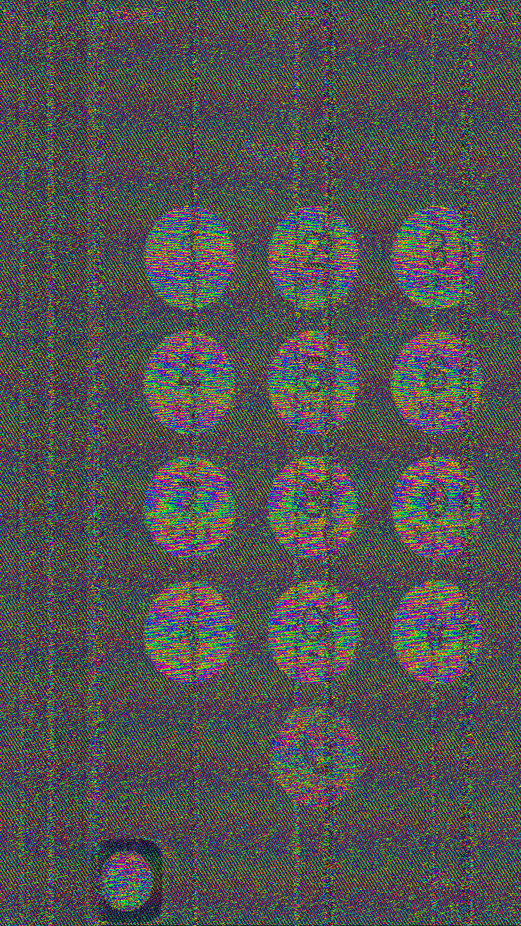
#> input picture research/mobile_mipi_leakage/provided_restoration_analysis/iphone6s/iphone6s_P001_Coherent_HSV_median_off.png, 521 x 926 px, shrunk from 750 x 1334 before the run
$ python match_clipboard_crop.py
#> lines starting #> are read from the running program, lines starting #| are printed output that depends on the picture
from pathlib import Path
from PIL import Image
import numpy as np

ROOT = Path(__file__).resolve().parent
pairs = [
    (ROOT / "iphone6s" / "iphone6s_P001_Coherent_HSV_median_off.png", ROOT / "inputs" / "input_01.png"),
    (ROOT / "iphone6s" / "iphone6s_P200_Coherent_HSV_median_off.png", ROOT / "inputs" / "input_02.png"),
    (ROOT / "lgx2" / "lgx2_P001_Coherent_HSV_median_off.png", ROOT / "inputs" / "input_03.png"),
    (ROOT / "lgx2" / "lgx2_P200_Coherent_HSV_median_off.png", ROOT / "inputs" / "input_04.png"),
    (ROOT / "galaxy_s4_lte_111p9M" / "galaxy_s4_lte_111p9M_P001_Coherent_HSV_median_off.png", ROOT / "inputs" / "input_05.png"),
    (ROOT / "galaxy_s4_lte_111p9M" / "galaxy_s4_lte_111p9M_P200_Coherent_HSV_median_off.png", ROOT / "inputs" / "input_06.png"),
]


def standard(a):
    a = np.asarray(a, dtype=np.float32)
    a = (a - a.mean((0, 1), keepdims=True)) / (a.std((0, 1), keepdims=True) + 1e-6)
    return a


for src_path, target_path in pairs:
    src = Image.open(src_path).convert("RGB")
#> src is the input picture: PIL image 521x926 RGB; mean R, G, B 81.8, 81.7, 81.5
    target = Image.open(target_path).convert("RGB")
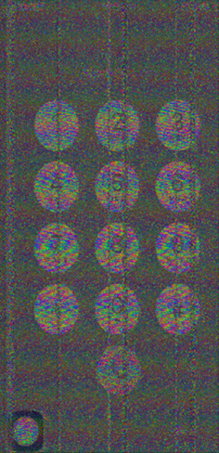
#> input picture research/mobile_mipi_leakage/provided_restoration_analysis/inputs/input_01.png, 219 x 453 px, shrunk from 316 x 653 before the run
    # Test full frame and all horizontal crops that reproduce the clipboard aspect.
    candidates = []
    widths = sorted(set([src.width, round(src.height * target.width / target.height)]))
#> widths = [448, 521]
    for crop_w in widths:
        crop_w = min(crop_w, src.width)
        for x in range(0, src.width - crop_w + 1, max(1, (src.width - crop_w) // 40 or 1)):
            crop = src.crop((x, 0, x + crop_w, src.height))
            for method_name, method in [("bilinear", Image.Resampling.BILINEAR), ("bicubic", Image.Resampling.BICUBIC), ("lanczos", Image.Resampling.LANCZOS)]:
                rendered = crop.resize(target.size, method)
                corr = float(np.mean(standard(rendered) * standard(target)))
                candidates.append((corr, x, crop_w, method_name, rendered.copy()))
#> this loop made 2 passes
#> crop_w on pass 2: 521
#> pass 1, in standard, `a = np.asarray(a, dtype=np.float32)`:
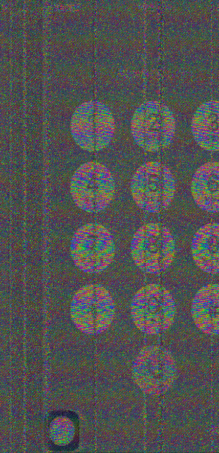
#> a: shape (453, 219, 3) float32; mean of channels 0, 1, 2 82, 81.9, 81.6; drawn as R, G, B
#> pass 1, in standard, `a = (a - a.mean((0, 1), keepdims=True)) / (a.std((0, 1), keepdims=True..`:
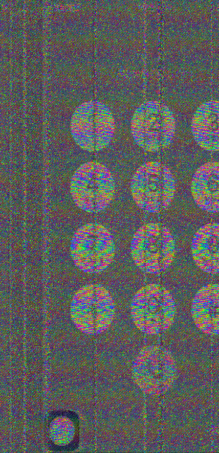
#> a: shape (453, 219, 3) float32; mean of channels 0, 1, 2 1.57e-06, 3.16e-06, 2.43e-07; drawn with min black and max white
#> pass 1, in standard (call 2), `a = (a - a.mean((0, 1), keepdims=True)) / (a.std((0, 1), keepdims=True..`:
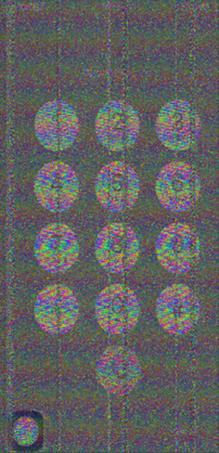
#> a: shape (453, 219, 3) float32; mean R, G, B -7.25e-06, 1.73e-06, 5.59e-06; drawn with min black and max white
#> after the loop:
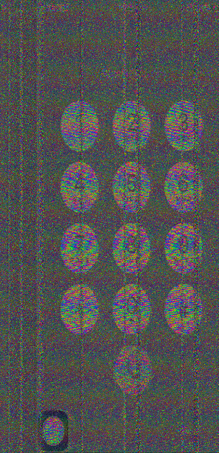
#> rendered: PIL image 219x453 RGB; mean R, G, B 81.9, 81.7, 81.5
#> after the loop, candidates = 225 items
    corr, x, crop_w, method_name, rendered = max(candidates, key=lambda row: row[0])
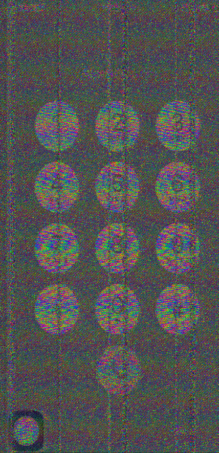
#> rendered: PIL image 219x453 RGB; mean R, G, B 82.8, 82.5, 82.4
#> corr = 0.788; x = 73; crop_w = 448; method_name = 'bilinear'
    print(target_path.name, src_path.name, f"corr={corr:.4f}", f"x={x}", f"crop_w={crop_w}", method_name)
#| input_01.png iphone6s_P001_Coherent_HSV_median_off.png corr=0.7883 x=73 crop_w=448 bilinear
    rendered.save(ROOT / f"matched_{target_path.stem}.jpg", quality=92)
#> pass 2 of the loop `for src_path, target_path in pairs:`:
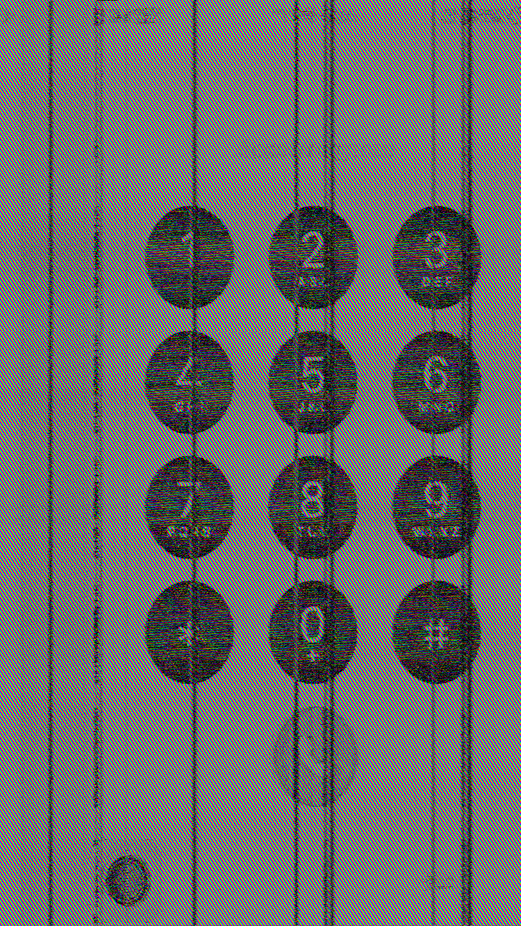
#> input picture research/mobile_mipi_leakage/provided_restoration_analysis/iphone6s/iphone6s_P200_Coherent_HSV_median_off.png, 521 x 926 px, shrunk from 750 x 1334 before the run
#> src is the input picture: PIL image 521x926 RGB; mean R, G, B 107.4, 107.4, 107.4
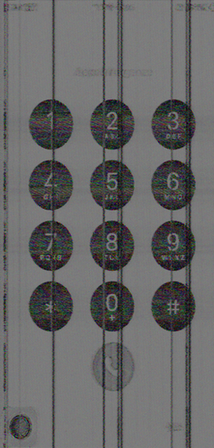
#> input picture research/mobile_mipi_leakage/provided_restoration_analysis/inputs/input_02.png, 214 x 448 px, shrunk from 308 x 645 before the run
#> target: PIL image 214x448 RGB
#> the loop `for crop_w in widths:` made 2 passes
#> after the loop `for crop_w in widths:`: candidates = 243 items
#> `corr, x, crop_w, method_name, rendered = max(candidates, key=lambda ro..`:
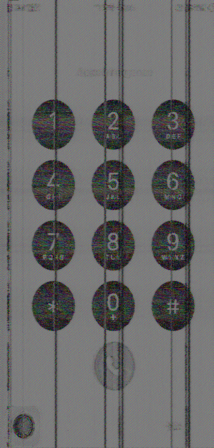
#> rendered: PIL image 214x448 RGB; mean R, G, B 106, 105.9, 105.9
#> `corr, x, crop_w, method_name, rendered = max(candidates, key=lambda ro..`: corr = 0.793; x = 79; crop_w = 442
#| input_02.png iphone6s_P200_Coherent_HSV_median_off.png corr=0.7935 x=79 crop_w=442 bilinear
#> pass 3 of the loop `for src_path, target_path in pairs:`:
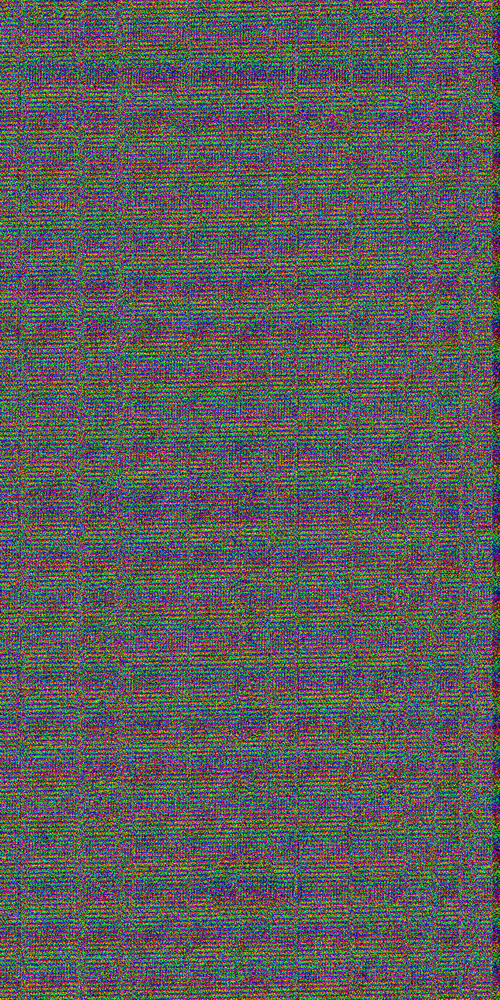
#> input picture research/mobile_mipi_leakage/provided_restoration_analysis/lgx2/lgx2_P001_Coherent_HSV_median_off.png, 500 x 1000 px, shrunk from 720 x 1440 before the run
#> src is the input picture: PIL image 500x1000 RGB; mean R, G, B 92.3, 91.9, 91.2
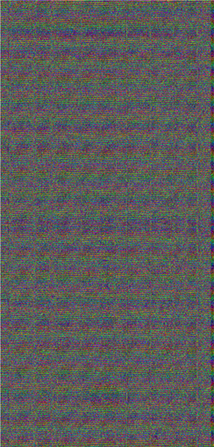
#> input picture research/mobile_mipi_leakage/provided_restoration_analysis/inputs/input_03.png, 214 x 447 px, shrunk from 308 x 643 before the run
#> target: PIL image 214x447 RGB
#> the loop `for crop_w in widths:` made 2 passes
#> crop_w on pass 2: 500
#> after the loop `for crop_w in widths:`:
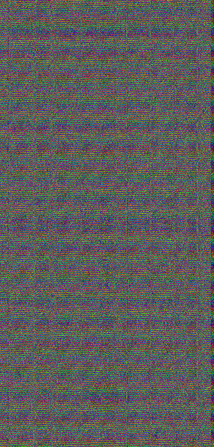
#> rendered: PIL image 214x447 RGB; mean R, G, B 92.3, 91.9, 91.3
#> after the loop `for crop_w in widths:`: candidates = 69 items
#> corr = 0.501; x = 0
#| input_03.png lgx2_P001_Coherent_HSV_median_off.png corr=0.5014 x=0 crop_w=500 bilinear
#> (the run stopped early here; a loop or call above may not have finished)
